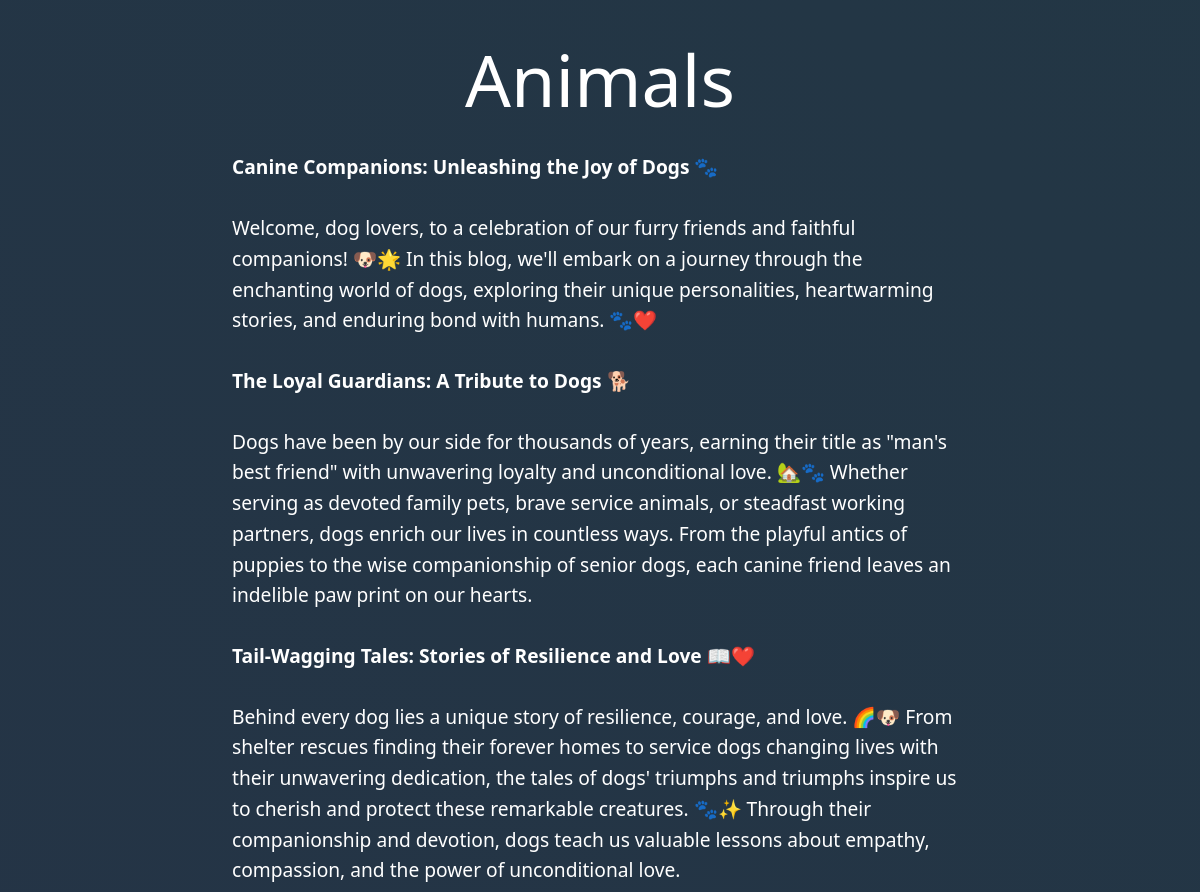
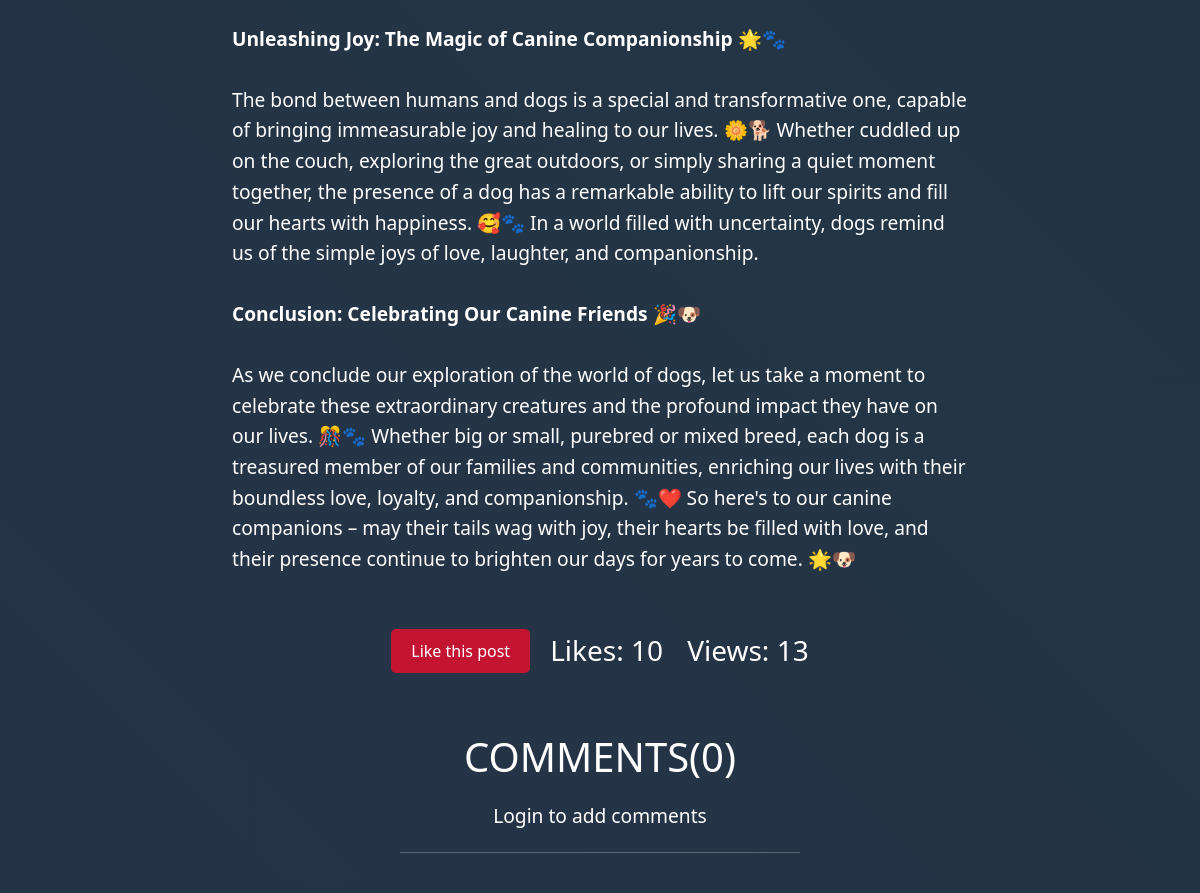
The page /blog_details/2/comment/ on the database its author committed (2 pictures, top to bottom).
### myblogs/models.py (models this page shows, shortened)
class blog_post(models.Model):
    blog_name =models.CharField(max_length=100)
    cover_img=models.ImageField(upload_to='images/')
    blog_description=RichTextField(blank=True)
    blog_cat=models.ForeignKey(blog_category,on_delete=models.CASCADE)
    like_count=models.IntegerField(default=0, null=True)
    view_count=models.IntegerField(default=0, null=True)

class blog_category(models.Model):
    blog_cat = models.CharField(max_length=60,unique=True)
    blogcat_img = models.ImageField(upload_to='images/')
    blogcat_description=models.CharField(max_length=200)
    def __str__(self):
        return self.blog_cat

### myblogs/views.py (the view)
# urls.py: path('blog_details/<int:blog_id>/comment/', views.blog_details, name='blog_details'),
def blog_details(request, blog_id):
    obj = get_object_or_404(blog_post, pk=blog_id)
    if request.method == 'GET':
        z = obj.view_count
        z += 1
        obj.view_count = z
        obj.save()
    comments = obj.comments.all()
    new_comment = None  # Initialize new_comment to None by default
    if request.method == 'POST':
        comment_form = CommentForm(data=request.POST)
        if comment_form.is_valid():
            new_comment = comment_form.save(commit=False)
            new_comment.post = obj
            new_comment.save()
    else:
        comment_form = CommentForm()
    return render(request, 'myblogs/blog_details.html', {"obj": obj, 'comments':comments, 'new_comment': new_comment, 'comment_form': comment_form})

### myblogs/templates/myblogs/blog_details.html (shortened to what this page needs)
<!DOCTYPE html>
<html lang="en">
<head>
    <link href="https://cdn.jsdelivr.net/npm/bootstrap@5.3.2/dist/css/bootstrap.min.css" rel="stylesheet">
    <link rel="stylesheet" href="https://cdnjs.cloudflare.com/ajax/libs/font-awesome/5.15.4/css/all.min.css" />
</head>
<body>
    <div class="animated-background"></div>
    <div class="container mt-2">
        <div class="row">
            <div class="col-lg-8 mx-auto">
                <h1 class="text-center mt-2" style="color: white; font-size: 4.5rem;">{{ obj.blog_cat }}</h1>
                <p>{{ obj.blog_description|safe }}</p>
            </div>
        </div>
    </div>
    <div class="container text-center mt-4">
        <div style="display: flex; justify-content: center; align-items: center;">
            <a href="{% url 'add_like' obj.id %}" class="btn btn-custom" style="background-color: #c31432; color: #fff; border: none; padding: 10px 20px; text-decoration: none; border-radius: 5px;">Like this post</a>
            <span style="margin-left: 20px;">
                <h3 style="display: inline;">Likes: {{obj.like_count}}</h3>
                <h3 style="display: inline; margin-left: 20px;">Views: {{obj.view_count}}</h3>
            </span>
        </div>
    </div>
   {% with comment_count=obj.comments.count %}
   <div class="comments-container text-center" style="margin: auto; width: 100%; max-width: 800px;">
       <h1 style="margin-bottom: 20px; margin-top: 60px; color: white; text-align: center;">COMMENTS({{ comment_count }})</h1>
       {% if user.is_authenticated %}
           <form method="post" action="{% url 'add_comment' blog_id=obj.id %}" style="margin-bottom: 20px; text-align: center;">
               {% csrf_token %}
               <input type ="text" name="text" placeholder="Add a public comment" style="margin-bottom: 20px;">
               <button type="submit" class="btn btn-primary" style="display: block; margin: 0 auto;">Submit</button>
           </form>
       {% else %}
           <p style="margin-bottom: 20px; text-align: center; color: white;">Login to add comments</p>
       {% endif %}
       <hr style="width: 50%; margin: 20px auto; border-color: white;">
   </div>
{% endwith %}
</body>
</html>

### myblogs/templates/myblogs/blog_details.html (style rules this page uses)
body { background: linear-gradient(to right, #bdc3c7, #2c3e50); color: #fff; padding: 20px; }
.animated-background { position: fixed; top: 0; left: 0; width: 100%; height: 100%; z-index: -1; background: linear-gradient(45deg,#292e49, #203a43); background-size: 400% 400%; animation: gradient 15s ease infinite; }
p { font-size: 1.2rem; line-height: 1.6; margin-bottom: 30px; color: #fff; }

### rows shown on the page
blog_post: blog_cat "Animals", blog_description "Canine Companions: Unleashing the Joy of Dogs 🐾 Welcome, dog lovers, to a celebration of our furry friends and faithful companions! 🐶🌟 In this blog, we'll embark on a journey through the enchanting world of dogs, exploring their unique personalities, heartwarming stories, and enduring bond with humans. 🐾❤️ The Loyal Guardians: A Tribute to Dogs 🐕 Dogs have been by our side for thousands of years, earning their title as \"man's best friend\" with unwavering loyalty and unconditional love. 🏡🐾 Whether serving as devoted family pets, brave service animals, or steadfast working partners, dogs enrich our lives in countless ways. From the playful antics of puppies to the wise companionship of senior…", like_count "10", view_count "13"

### other values the page prints
{{ comment_count }} "0"
